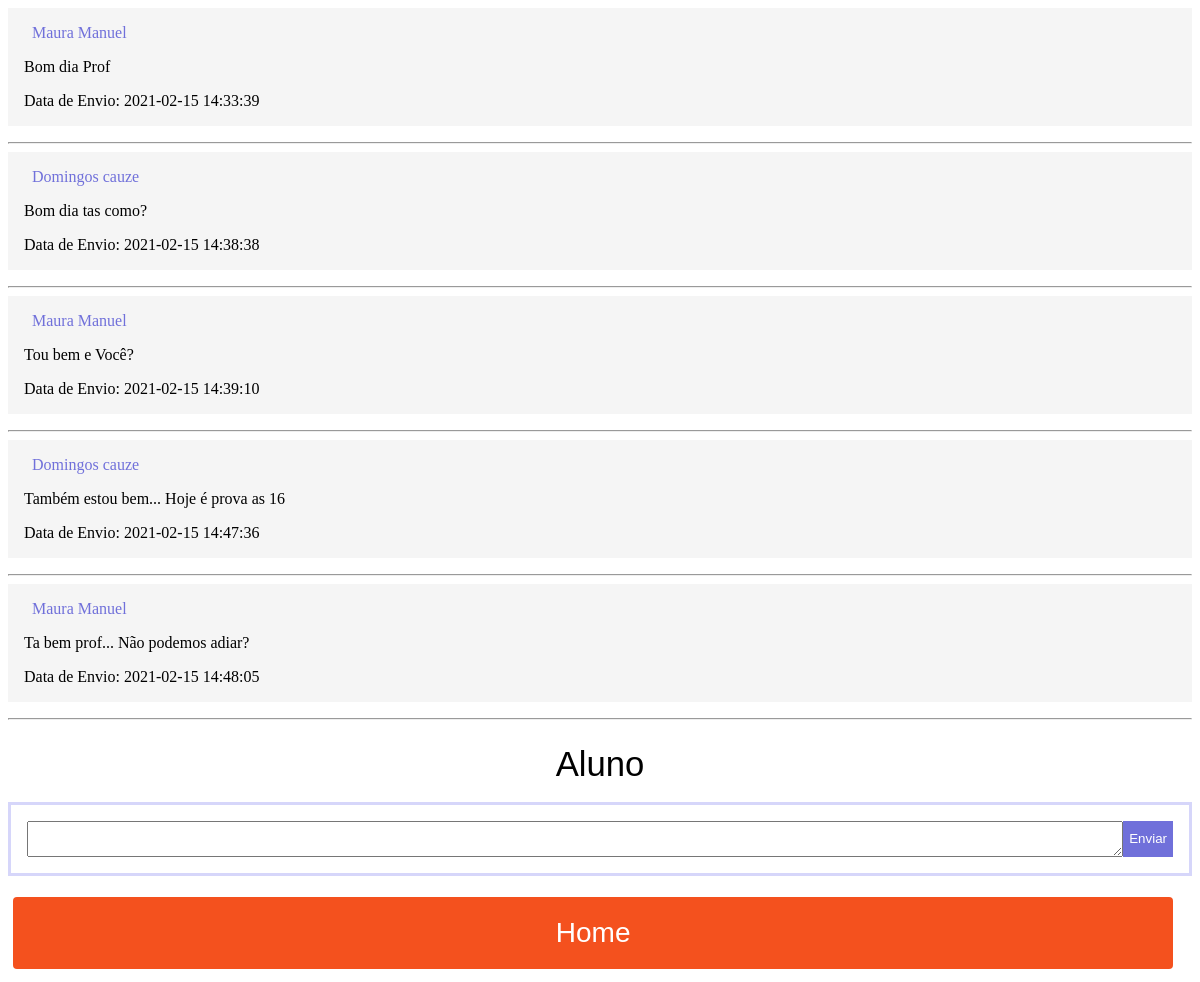
The page /chatAluno.php on the database its author committed.
### tables this page shows
CREATE TABLE `conversa` (
  `id_conversa` int(11) NOT NULL,
  `id_usuario_emissor` int(11) NOT NULL,
  `mensagem` text NOT NULL,
  `id_usuario_receptor` int(11) NOT NULL,
  `data` timestamp NULL DEFAULT CURRENT_TIMESTAMP ON UPDATE CURRENT_TIMESTAMP
);

CREATE TABLE `usuario` (
  `id` int(11) NOT NULL,
  `nome` varchar(40) NOT NULL,
  `genero` varchar(20) NOT NULL,
  `nivel` int(11) NOT NULL
);

### chatAluno.php (the view, shortened to what this page needs)
<!Doctype <!DOCTYPE html>
<html>
<head>
    <link rel="stylesheet" href="assets/css/index.css">
</head>
<body>
    <?php
$pdo = new PDO("mysql: host=localhost; dbname=chat2;", "root", "");
$query = "SELECT cv.id_conversa, alun.nome AS al , cv.mensagem, us.nome, cv.data FROM conversa as cv JOIN usuario alun ON alun.id = cv.id_usuario_emissor JOIN usuario AS us ON us.id = cv.id_usuario_receptor ORDER BY cv.data ASC";
$select = $pdo->prepare($query);
$select->execute();
    foreach ($select as $show) {
        echo " <div class='box'><a href='#'  class='nome' > ".$show['al']."</a>";
        echo "<p>".$show['mensagem']."</p>";
        echo "Data de Envio: ".$show['data']." </div><hr>";
    }
?>
 <h2>Aluno</h2>
    <form method="post" action="AlunoEnvia.php">
    <textarea name="mensagem"></textarea><br>
    <button>Enviar</button>
</form>
<a href="index.php"><button class="button" ><span>Home</span></button></a>
</body>
</html>

### assets/css/index.css (style rules this page uses)
h2 { margin: 0; padding: 0.5em; font: 26pt Arial; text-align: center; }
.nome { text-decoration: none; padding: 0.5em; color: #7070da; }
form { border: 3px solid #d6d6fa; padding: 1em; display: flex; }
textarea { width: 100%; }
input, button { cursor: pointer; border: none; color: #fff; background-color: #7070da; }
.box { margin: 0px; background-color: #f5f5f5ea; padding: 1em; margin-bottom: 1em; }
.button { border-radius: 4px; background-color: #f4511e; border: none; color: #FFFFFF; text-align: center; font-size: 28px; padding: 20px; width: 98%; transition: all 0.5s; cursor: pointer; margin: 5px; }
.button span { cursor: pointer; display: inline-block; position: relative; transition: 0.5s; }
.button span:after { content: '»'; position: absolute; opacity: 0; top: 0; right: -20px; transition: 0.5s; }

### rows shown on the page
conversa: id_usuario_emissor.nome "Maura Manuel", mensagem "Bom dia Prof", data "2021-02-15 14:33:39"
conversa: id_usuario_emissor.nome "Domingos cauze", mensagem "Bom dia tas como?", data "2021-02-15 14:38:38"
conversa: id_usuario_emissor.nome "Maura Manuel", mensagem "Tou bem e Você?", data "2021-02-15 14:39:10"
conversa: id_usuario_emissor.nome "Domingos cauze", mensagem "Também estou bem... Hoje é prova as 16", data "2021-02-15 14:47:36"
conversa: id_usuario_emissor.nome "Maura Manuel", mensagem "Ta bem prof... Não podemos adiar?", data "2021-02-15 14:48:05"
